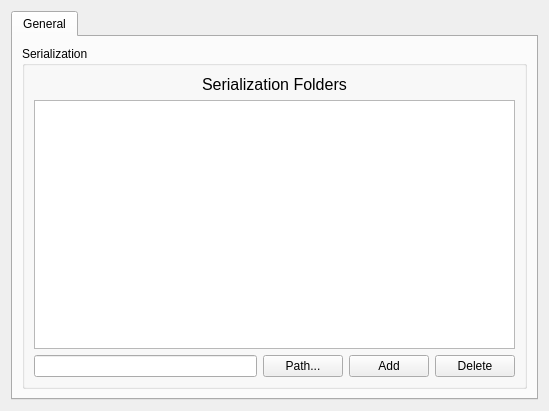
<?xml version="1.0" encoding="UTF-8"?>
<ui version="4.0">
 <class>Form</class>
 <widget class="QWidget" name="Form">
  <property name="geometry">
   <rect>
    <x>0</x>
    <y>0</y>
    <width>549</width>
    <height>411</height>
   </rect>
  </property>
  <property name="windowTitle">
   <string>Form</string>
  </property>
  <layout class="QVBoxLayout" name="verticalLayout">
   <item>
    <widget class="QTabWidget" name="tabWidget">
     <property name="tabPosition">
      <enum>QTabWidget::North</enum>
     </property>
     <property name="tabShape">
      <enum>QTabWidget::Rounded</enum>
     </property>
     <property name="currentIndex">
      <number>0</number>
     </property>
     <property name="documentMode">
      <bool>false</bool>
     </property>
     <property name="tabsClosable">
      <bool>false</bool>
     </property>
     <property name="movable">
      <bool>false</bool>
     </property>
     <property name="tabBarAutoHide">
      <bool>false</bool>
     </property>
     <widget class="QWidget" name="tab">
      <attribute name="title">
       <string>General</string>
      </attribute>
      <layout class="QVBoxLayout" name="verticalLayout_2">
       <item>
        <widget class="QGroupBox" name="groupBox">
         <property name="title">
          <string>Serialization</string>
         </property>
         <layout class="QVBoxLayout" name="verticalLayout_3">
          <item alignment="Qt::AlignHCenter">
           <widget class="QLabel" name="label">
            <property name="font">
             <font>
              <pointsize>12</pointsize>
             </font>
            </property>
            <property name="text">
             <string>Serialization Folders</string>
            </property>
           </widget>
          </item>
          <item>
           <layout class="QHBoxLayout" name="serializationFoldersLayout">
            <item>
             <widget class="QListView" name="serializationFolderListView"/>
            </item>
           </layout>
          </item>
          <item>
           <layout class="QHBoxLayout" name="horizontalLayout_2">
            <item>
             <widget class="QLineEdit" name="serializationFolderLineEdit"/>
            </item>
            <item>
             <widget class="QPushButton" name="serializationFolderSelectionButton">
              <property name="text">
               <string>Path...</string>
              </property>
             </widget>
            </item>
            <item>
             <widget class="QPushButton" name="serializationFolderAddButton">
              <property name="text">
               <string>Add</string>
              </property>
             </widget>
            </item>
            <item>
             <widget class="QPushButton" name="serializationFolderDeleteButton">
              <property name="text">
               <string>Delete</string>
              </property>
             </widget>
            </item>
           </layout>
          </item>
         </layout>
        </widget>
       </item>
      </layout>
     </widget>
    </widget>
   </item>
  </layout>
 </widget>
 <resources/>
 <connections/>
</ui>
